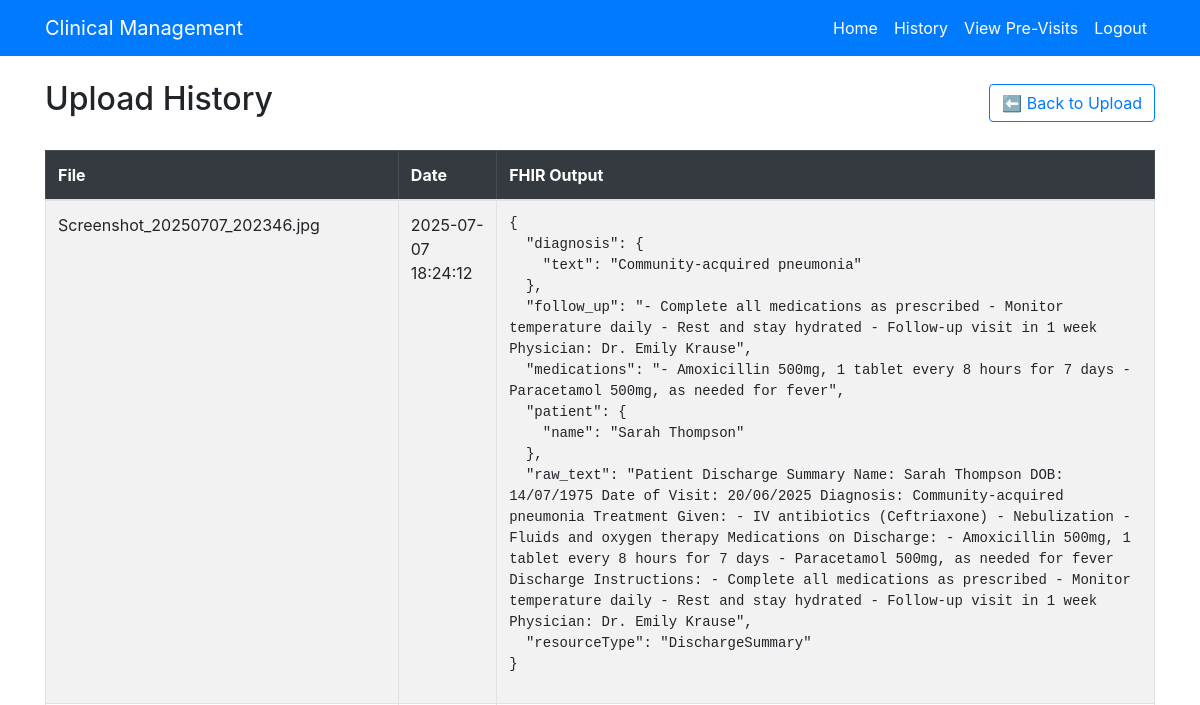
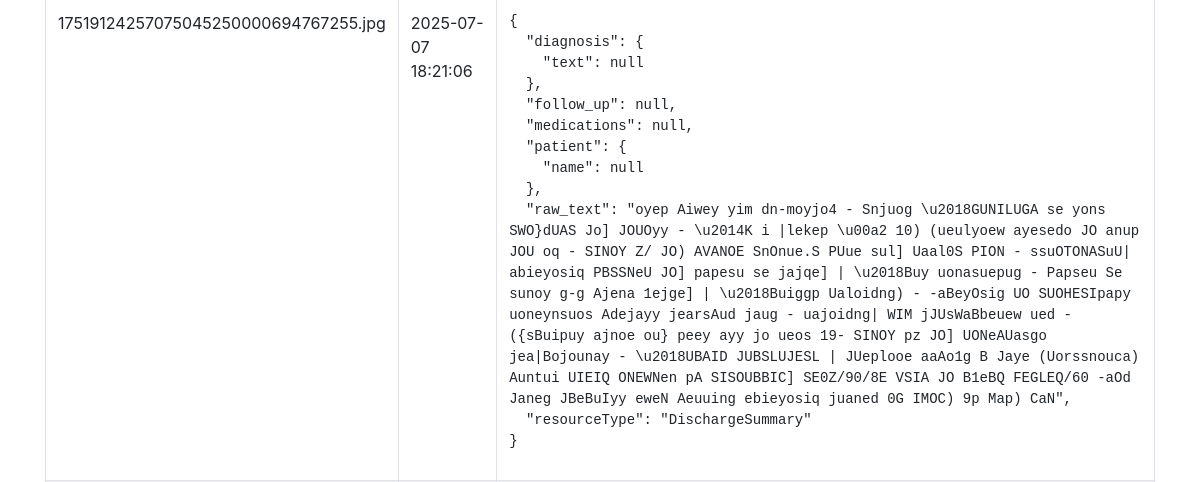
The app's page /history (signed in, upper part), older data (2 pictures, top to bottom).
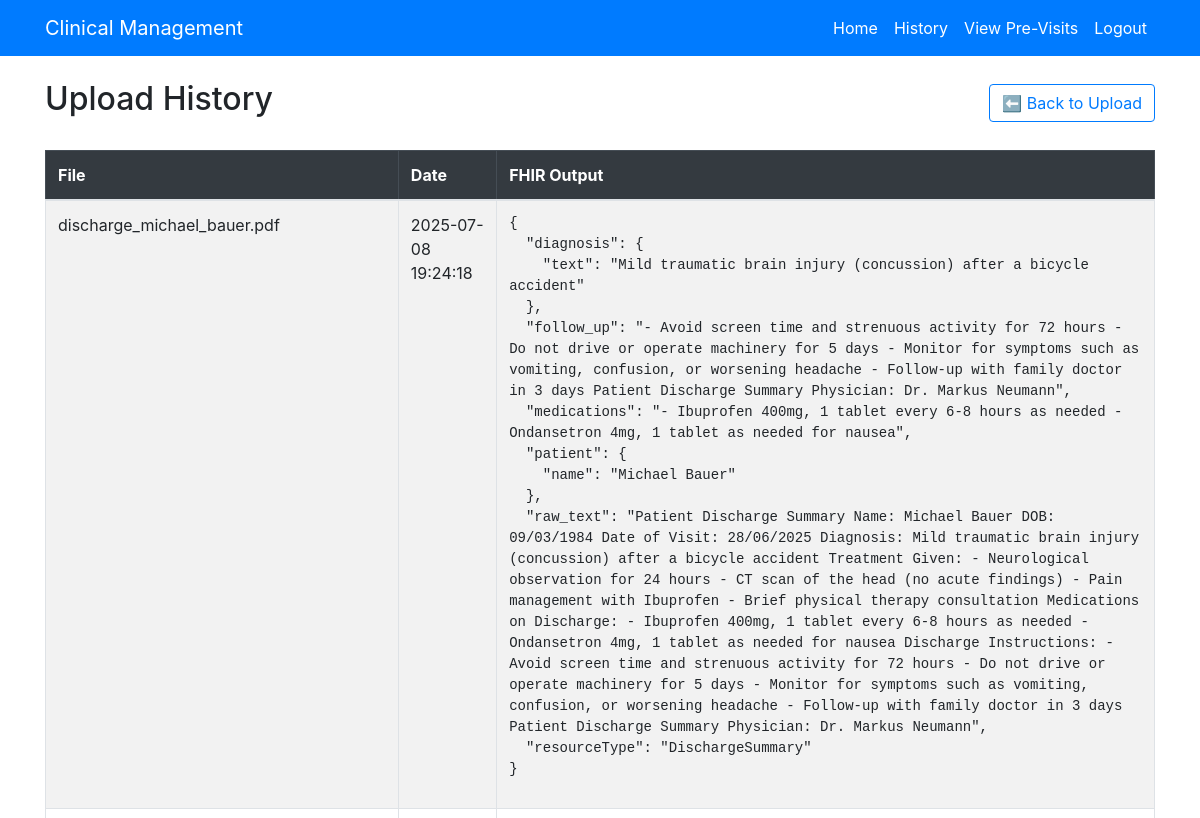
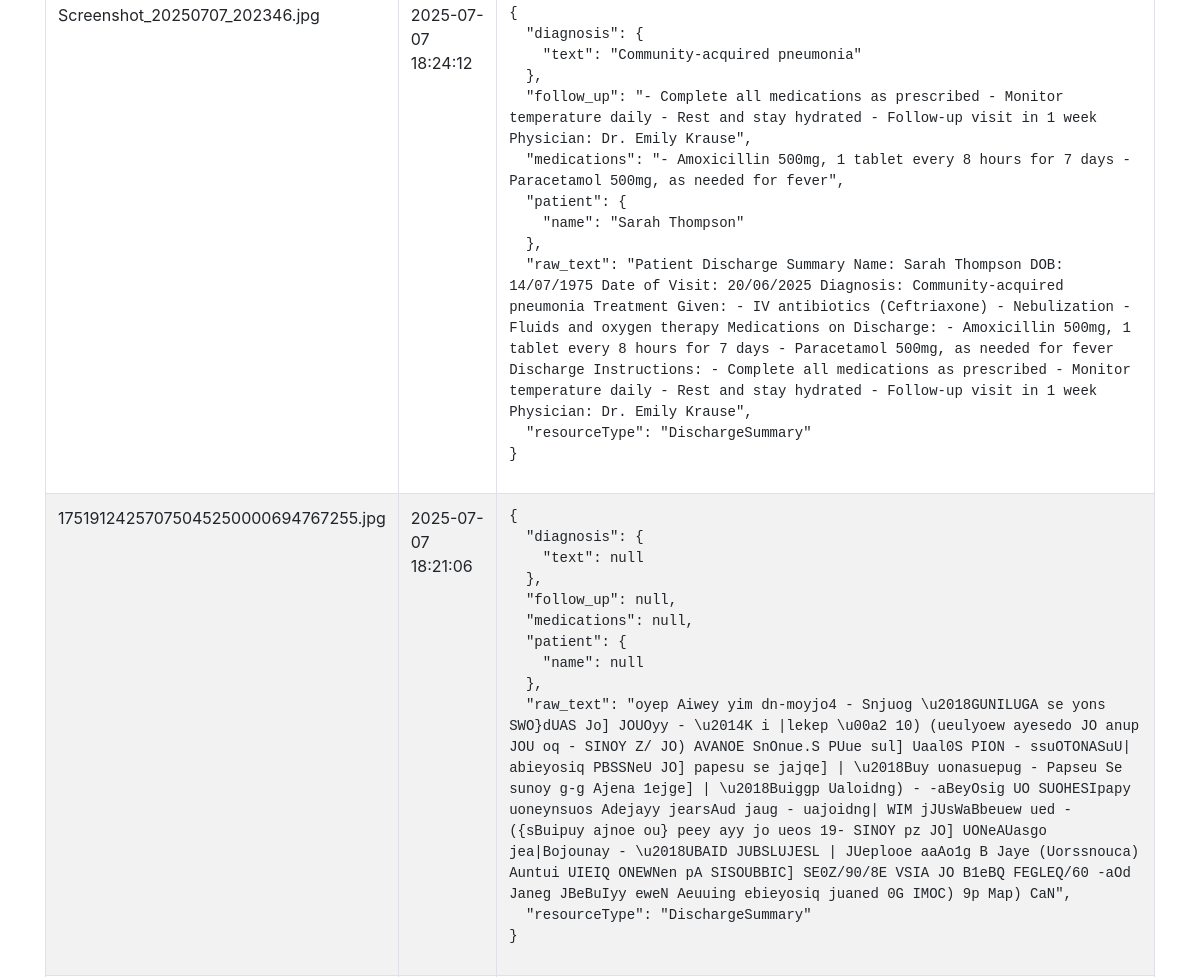
The same page, newer data (2 pictures, top to bottom).
### app/models.py (models this page shows)
class Upload(db.Model):
    id = db.Column(db.Integer, primary_key=True)
    filename = db.Column(db.String(200), nullable=False)
    raw_text = db.Column(db.Text, nullable=False)
    fhir_json = db.Column(db.Text, nullable=False)
    timestamp = db.Column(db.DateTime, default=datetime.utcnow)
    user_id = db.Column(db.Integer, db.ForeignKey('user.id'))

### app/routes.py (the view)
@main.route('/history')
@login_required
def history():
    if current_user.role != 'doctor':
        flash("Access denied: Doctors only.", "danger")
        return redirect(url_for('main.index'))
    uploads = Upload.query.order_by(Upload.timestamp.desc()).all()
    for u in uploads:
        u.fhir_data = json.loads(u.fhir_json)
    return render_template('history.html', uploads=uploads)

### app/templates/history.html (shortened to what this page needs)
{% extends "base.html" %}
{% block content %}
<div class="d-flex justify-content-between align-items-center mb-4">
    <h2>Upload History</h2>
    <a href="{{ url_for('main.index') }}" class="btn btn-outline-primary">⬅ Back to Upload</a>
</div>
<table class="table table-bordered table-striped align-middle">
    <thead class="table-dark">
        <tr>
            <th>File</th>
            <th>Date</th>
            <th>FHIR Output</th>
        </tr>
    </thead>
    <tbody>
        {% for upload in uploads %}
        <tr>
            <td>{{ upload.filename }}</td>
            <td>{{ upload.timestamp.strftime('%Y-%m-%d %H:%M:%S') }}</td>
            <td>
                <pre style="white-space: pre-wrap; word-break: break-word;">{{ upload.fhir_data | tojson(indent=2) }}</pre>
            </td>
        </tr>
        {% endfor %}
    </tbody>
</table>
{% endblock %}

### app/templates/base.html (shortened to what this page needs)
<!DOCTYPE html>
<html lang="en">
<head>
    <link rel="stylesheet" href="https://stackpath.bootstrapcdn.com/bootstrap/4.5.2/css/bootstrap.min.css">
    <link rel="stylesheet" href="https://cdnjs.cloudflare.com/ajax/libs/animate.css/4.1.1/animate.min.css"/>
</head>
<body>
<nav class="navbar navbar-expand-lg navbar-light bg-primary">
    <div class="container">
        <a class="navbar-brand text-white" href="{{ url_for('main.index') }}">Clinical Management</a>
        <div class="collapse navbar-collapse" id="navbarNav">
            <ul class="navbar-nav ml-auto">
                {% if current_user.is_authenticated %}
                    <li class="nav-item">
                        <a class="nav-link text-white" href="{{ url_for('main.index') }}">Home</a>
                    </li>
                    <li class="nav-item">
                        <a class="nav-link text-white" href="{{ url_for('main.history') }}">History</a>
                    </li>
                    {% if current_user.role == 'patient' %}
                        <li class="nav-item">
                            <a class="nav-link text-white" href="{{ url_for('main.previsit') }}">Pre-Visit</a>
                        </li>
                    {% elif current_user.role == 'doctor' %}
                        <li class="nav-item">
                            <a class="nav-link text-white" href="{{ url_for('main.view_previsit') }}">View Pre-Visits</a>
                        </li>
                    {% endif %}
                    <li class="nav-item">
                        <a class="nav-link text-white" href="{{ url_for('auth.logout') }}">Logout</a>
                    </li>
                {% endif %}
            </ul>
        </div>
    </div>
</nav>
<div class="container mt-4">
    {% block content %}
    {% endblock %}
</div>
</body>
</html>

Row changes from the older to the newer data that the page shows:
added Upload: filename "discharge_michael_bauer.pdf", timestamp "2025-07-08 19:24:18", fhir_data|tojson "{ \"diagnosis\": { \"text\": \"Mild traumatic brain injury (concussion) after a bicycle accident\" }, \"follow_up\": \"- Avoid screen time and strenuous activity for 72 hours - Do not drive or operate machinery for 5 days - Monitor for symptoms such as vomiting, confusion, or worsening headache - Follow-up with family doctor in 3 days Patient Discharge Summary Physician: Dr. Markus Neumann\", \"medications\": \"- Ibuprofen 400mg, 1 tablet every 6-8 hours as needed - Ondansetron 4mg, 1 tablet as needed for nausea\", \"patient\": { \"name\": \"Michael Bauer\" }, \"raw_text\": \"Patient Discharge Summary Name: Michael Bauer DOB: 09/03/1984 Date of Visit: 28/06/2025 Diagnosis: Mild traumatic brain injury (concussion)…"
